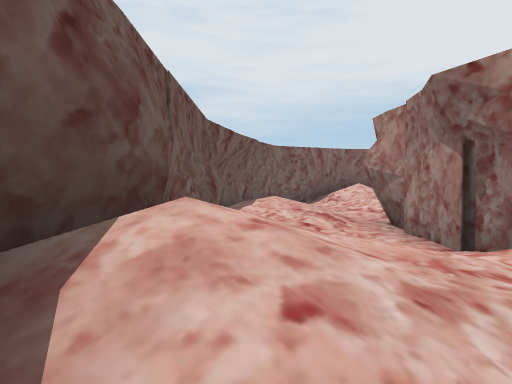
View 1 (above)

21 first-person views from a walk through a scene from a Unity 3-D project. The camera is 1.2 m above the floor, tilts 2° down and sees 80° across. The floor is counted in squares, 2 m on a side. Each view is taken from the middle of a square. On the plan, view 1 faces up. The plan holds only what a view shows up to about 9 squares ahead; the rest is blank. The place goes on beyond the plan.

View 2
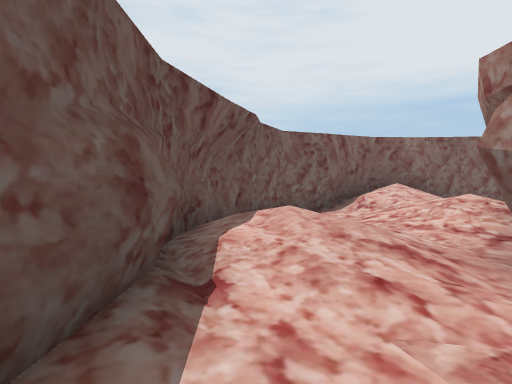

View 3
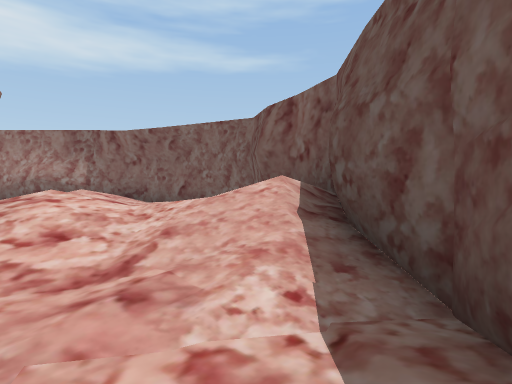

View 4
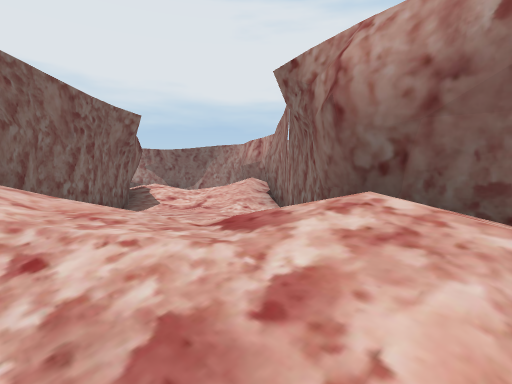

View 5
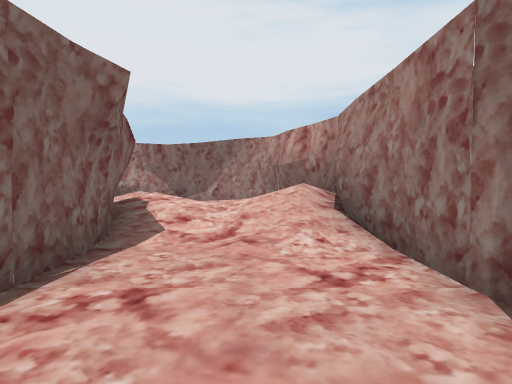

View 6
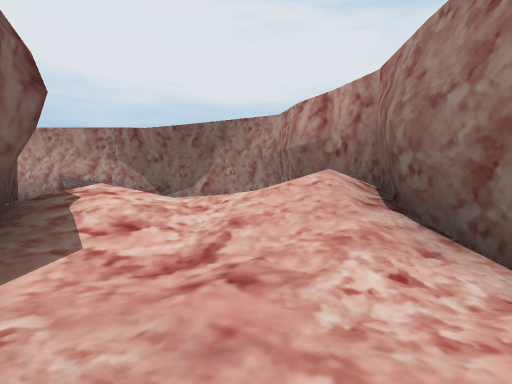

View 7
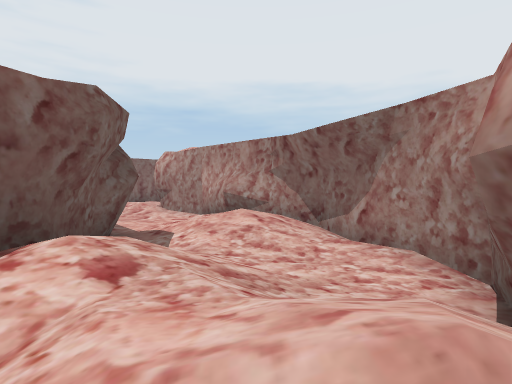

View 8
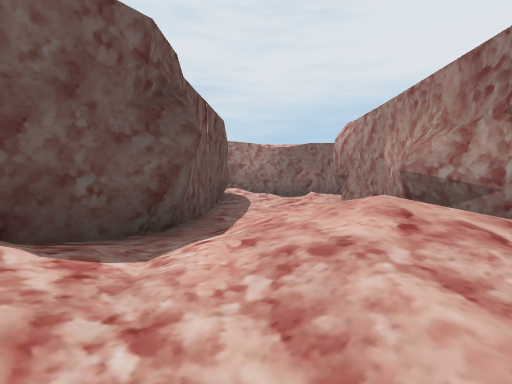

View 9
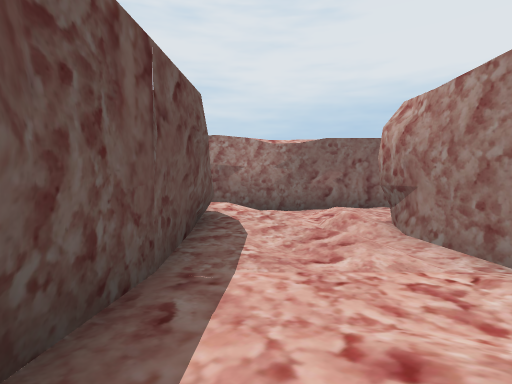

View 10
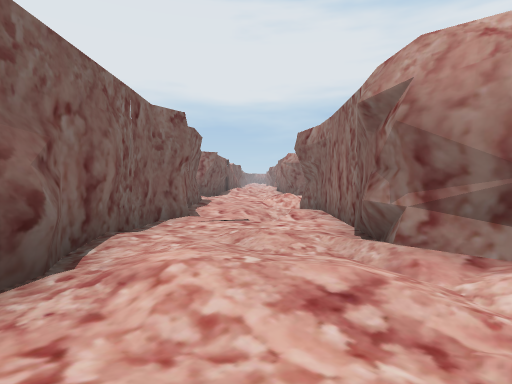

View 11
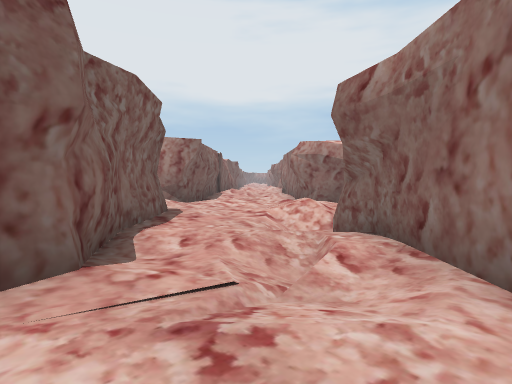

View 12
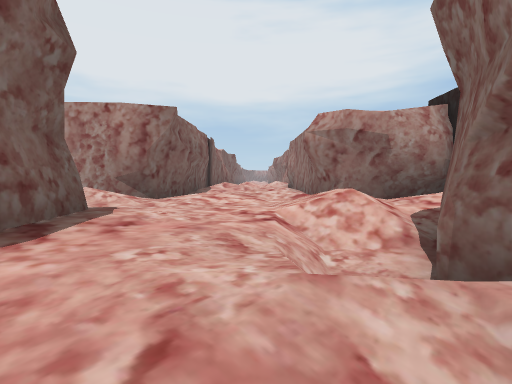

View 13
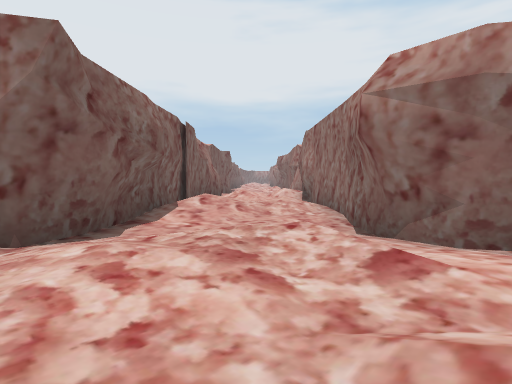

View 14
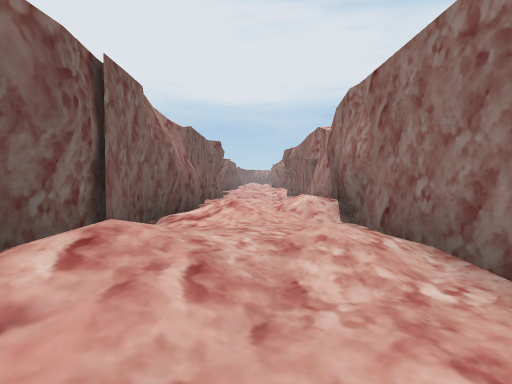

View 15
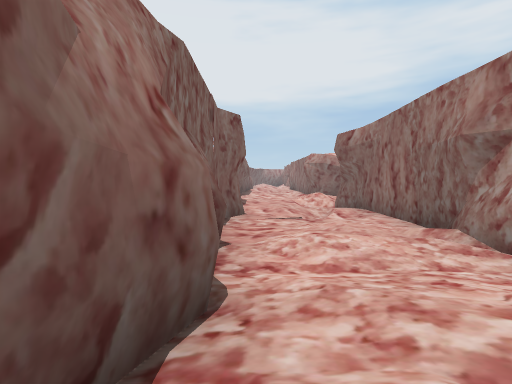

View 16
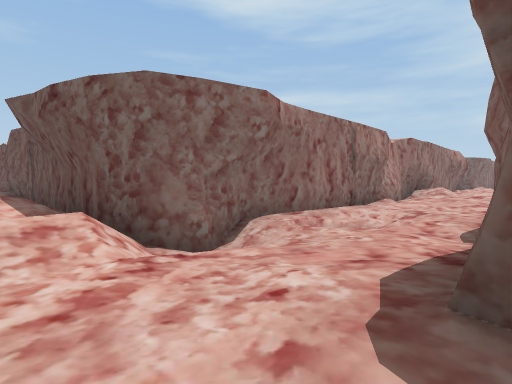

View 17
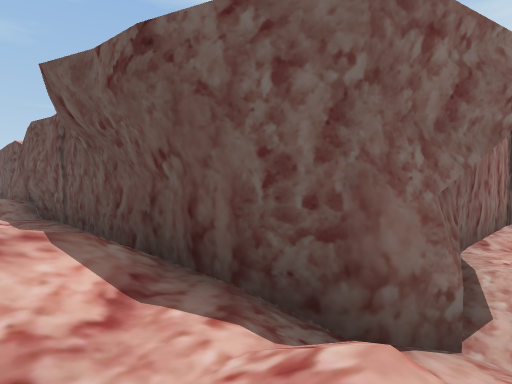

View 18
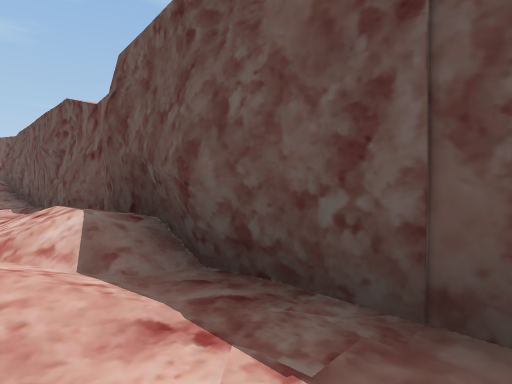

View 19
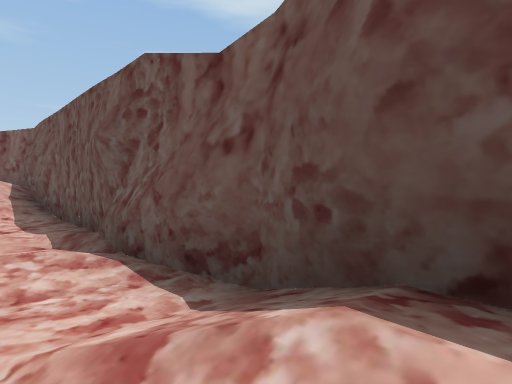

View 20
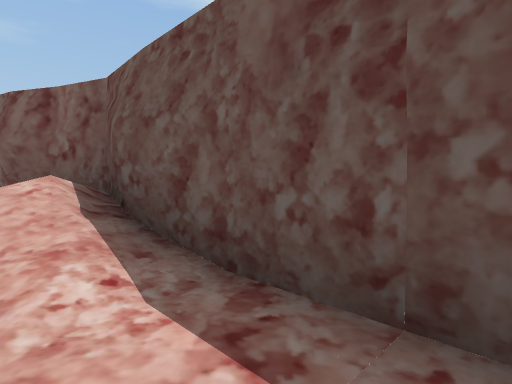

View 21
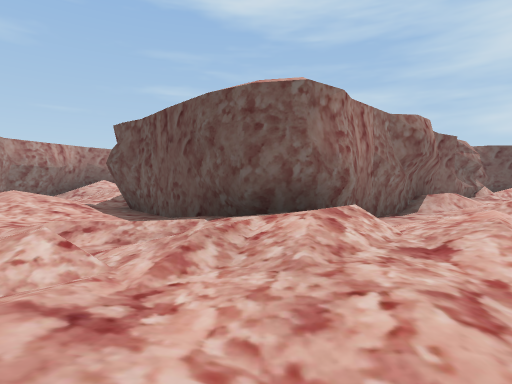

### Floor plan
Key: @ floor where view 1 was taken; # wall or solid block; . main floor; : floor 0.25 m higher than the main floor; - floor 0.25 m lower than the main floor; + floor 0.5 m higher than the main floor; _ floor 0.5 m lower than the main floor; * floor 0.75 m higher than the main floor; % floor 1 m higher than the main floor; / step, stairs or slope; = window, fence, low wall or low ledge.
Columns run from 1 left of view 1 to 45 right of it. Each row starts with its distance up from view 1.
 23              ############:.:#################:.
 22             //:.::...-..:.:+:.:*:./:.::.....:..
 21         :/  +:::+::.//.....:+:./+:/::+:../.....
 20        /=.../*/:::.././////:.../+.=/.::..=#/_/+
 19       ########::+########:::#################/:
 18              #:/:#       //.#               #//
 17              #.:.#         ##               #//
 16              #..:#                          #
 15             ##::##                          #:
 14             #./*+#                          #.:
 13           ###:+*/#                          #..
 12    ########*%+::##                          #.+
 11  ###///...:/*/.:#                           #*:
 10  # :/%/:..:///.##                           #/:
  9 #  :/% ...///###                            #.:
  8 #  :/%########                              #:+
  7 #**::##                                     #/:
  6 #++:##                                      #.:
  5 #::.#                                       #..
  4 #...#                                       #::
  3 #+.:#                                       #//
  2 #///                                        #/%
  1 #/%/                                        #
  0 #@
 -1 ##
 -2  #  +%
 -3   ##//:#
 -4    ######

Positions as (right, up) in squares from view 1, and headings:
1: (0, 0), facing up
2: (0, 3), facing up
3: (0, 5), facing down
4: (2, 9), facing right
5: (5, 10), facing right
6: (7, 10), facing right
7: (10, 9), facing up-right
8: (13, 11), facing up
9: (13, 14), facing up
10: (13, 21), facing right
11: (17, 21), facing right
12: (20, 21), facing right
13: (24, 21), facing right
14: (28, 21), facing right
15: (33, 22), facing right
16: (45, 23), facing down-left
17: (45, 20), facing down-left
18: (45, 14), facing down-left
19: (45, 11), facing down-left
20: (45, 6), facing down-left
21: (15, 22), facing down-left
